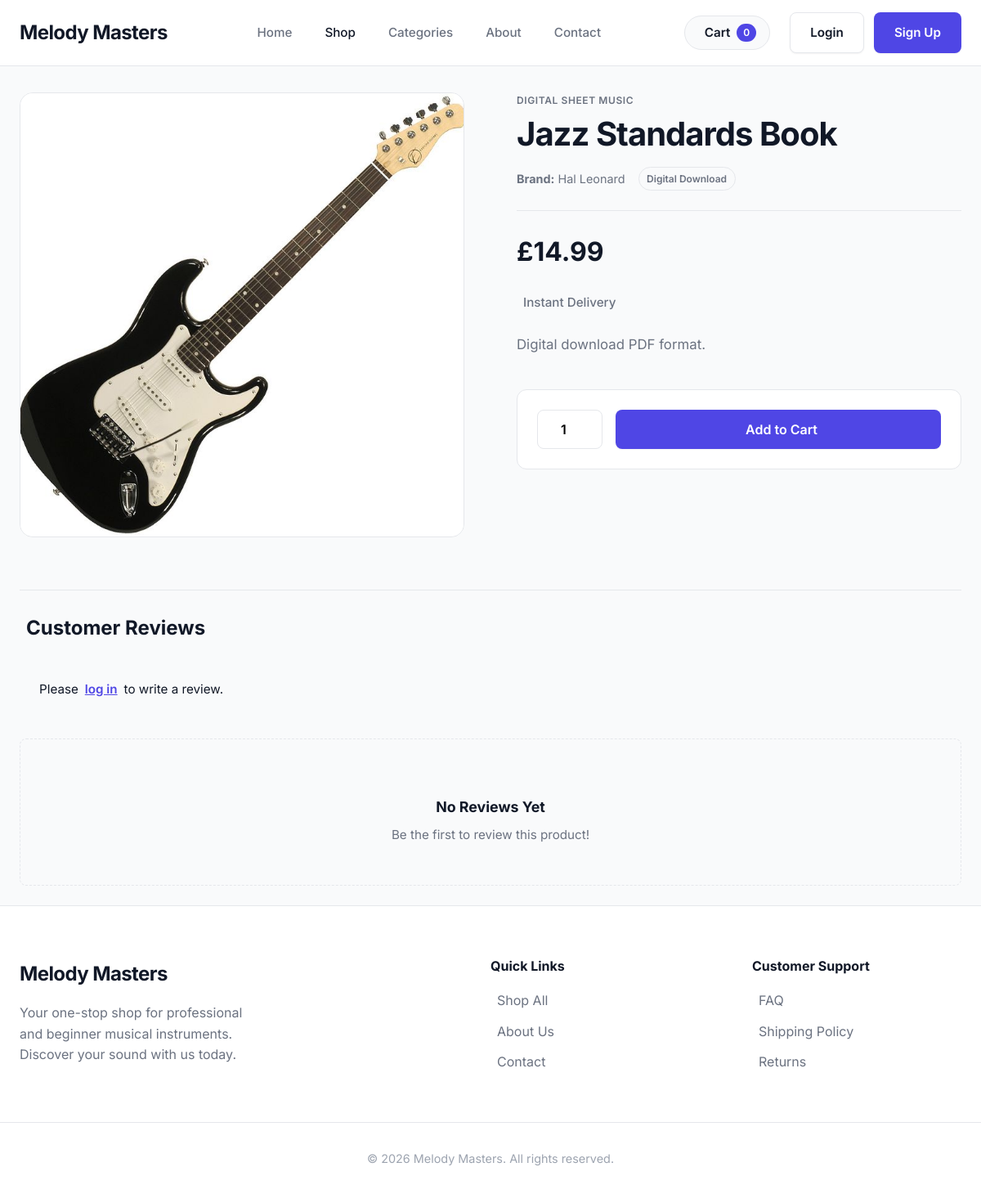
/product.php?id=21, run on the app's committed database.
### tables this page shows
CREATE TABLE IF NOT EXISTS products (
    id INT AUTO_INCREMENT PRIMARY KEY,
    category_id INT,
    name VARCHAR(255) NOT NULL,
    description TEXT,
    brand VARCHAR(255),
    price DECIMAL(10, 2) NOT NULL,
    shipping_cost DECIMAL(10, 2) NOT NULL DEFAULT 0.00,
    stock INT NOT NULL DEFAULT 0,
    is_digital BOOLEAN DEFAULT FALSE,
    image VARCHAR(255),
    FOREIGN KEY (category_id) REFERENCES categories(id) ON DELETE SET NULL
);

CREATE TABLE IF NOT EXISTS categories (
    id INT AUTO_INCREMENT PRIMARY KEY,
    name VARCHAR(255) NOT NULL,
    parent_id INT DEFAULT NULL,
    FOREIGN KEY (parent_id) REFERENCES categories(id) ON DELETE SET NULL
);

### includes/functions.php (called while the page is built, shortened)
<?php
function isLoggedIn() {
    return isset($_SESSION['user_id']);
}
function formatPrice($price) {
    return '£' . number_format($price, 2);
}
?>

### product.php (the view, shortened to what this page needs)
<?php
require_once 'includes/functions.php';
$product_id = isset($_GET['id']) ? (int)$_GET['id'] : 0;
try {
    $stmt = $pdo->prepare("SELECT p.*, c.name as category_name
                           FROM products p
                           LEFT JOIN categories c ON p.category_id = c.id
                           WHERE p.id = ?");
    $stmt->execute([$product_id]);
    $product = $stmt->fetch();
    $revStmt = $pdo->prepare("SELECT r.*, u.name as user_name FROM reviews r JOIN users u ON r.user_id = u.id WHERE r.product_id = ? ORDER BY r.created_at DESC");
    $revStmt->execute([$product_id]);
    $reviews = $revStmt->fetchAll();
    $has_purchased = false;
} catch(PDOException $e) {
    die("Error loading product.");
}
require_once 'includes/header.php';
?>
<div class="container" style="margin-top: 2rem;">
    <div class="single-product">
        <div class="single-product-gallery">
            <img src="/melody-masters/assets/images/<?php echo htmlspecialchars($product['image']); ?>" alt="<?php echo htmlspecialchars($product['name']); ?>" onerror="this.src='/melody-masters/assets/images/accessories.jpeg'">
        </div>
        <div class="single-product-info">
            <span class="category"><?php echo htmlspecialchars($product['category_name'] ?? ''); ?></span>
            <h1><?php echo htmlspecialchars($product['name']); ?></h1>
            <div class="single-product-meta">
                <p><strong>Brand:</strong> <?php echo htmlspecialchars($product['brand']); ?></p>
                <?php if($product['is_digital']): ?>
                    <span class="badge badge-neutral"><i class="ph ph-download-simple"></i> Digital Download</span>
                <?php else: ?>
                    <span class="badge badge-neutral"><i class="ph ph-package"></i> Physical Product</span>
                <?php endif; ?>
            </div>
            <div class="price"><?php echo formatPrice($product['price']); ?></div>
            <?php if(!$product['is_digital']): ?>
            <div style="font-size: 0.95rem; color: var(--text-muted); margin-bottom: 1.5rem; display: flex; align-items: center; gap: 0.5rem; font-weight: 500;">
                <i class="ph ph-truck"></i>
                <?php
                if ($product['price'] >= 100) {
                    echo "<span style='color: var(--success-text);'>Free Delivery</span>";
                } else {
                    $estimated = 10.00 + (float)($product['shipping_cost'] ?? 0);
                    echo "Shipping from " . formatPrice($estimated) . " <span style='color: var(--success-text); font-size: 0.85rem; margin-left: 0.5rem;'>(Free over £100)</span>";
                }
                ?>
            </div>
            <?php else: ?>
            <div style="font-size: 0.95rem; color: var(--text-muted); margin-bottom: 1.5rem; display: flex; align-items: center; gap: 0.5rem; font-weight: 500;">
                <i class="ph ph-cloud-arrow-down"></i> Instant Delivery
            </div>
            <?php endif; ?>
            <p class="description"><?php echo nl2br(htmlspecialchars($product['description'])); ?></p>
            <form action="/melody-masters/cart_action.php" method="POST" class="add-to-cart-form">
                <?php if($product['stock'] > 0 || $product['is_digital']): ?>
                    <input type="number" name="quantity" class="qty-input" value="1" min="1" max="<?php echo $product['is_digital'] ? 1 : $product['stock']; ?>">
                    <button type="submit" class="btn btn-primary"><i class="ph ph-shopping-cart-simple"></i> Add to Cart</button>
                <?php else: ?>
                    <button class="btn btn-secondary" disabled style="width: 100%;"><i class="ph ph-x-circle"></i> Out of Stock</button>
                <?php endif; ?>
            </form>
        </div>
    </div>
    <div class="reviews-section" style="margin-top: 4rem; padding-top: 2rem; border-top: 1px solid var(--border-color);" id="review">
        <h2 style="font-size: 1.5rem; margin-bottom: 2rem; display: flex; align-items: center; gap: 0.5rem;"><i class="ph ph-star"></i> Customer Reviews</h2>
        <?php if(isLoggedIn()): ?>
            <?php if($has_purchased): ?>
                <div style="background: var(--bg-color); padding: 1.5rem; border-radius: var(--radius-lg); border: 1px solid var(--border-color); margin-bottom: 2rem;">
                    <h3 style="margin-bottom: 1rem; font-size: 1.1rem; display: flex; align-items: center; gap: 0.5rem;"><i class="ph ph-pencil-simple"></i> Write a Review</h3>
                    <form action="/melody-masters/product.php?id=<?php echo $product['id']; ?>#review" method="POST">
                        <div style="display: flex; gap: 1rem; margin-bottom: 1rem;">
                            <div class="form-group" style="margin-bottom: 0; width: 120px;">
                                <label>Rating</label>
                                <select name="rating" class="form-control" required style="padding-left: 0.5rem;">
                                    <option value="5">5 - Excellent</option>
                                    <option value="4">4 - Good</option>
                                    <option value="3">3 - Average</option>
                                    <option value="2">2 - Poor</option>
                                    <option value="1">1 - Terrible</option>
                                </select>
                            </div>
                        </div>
                        <div class="form-group">
                            <label>Your Review</label>
                            <textarea name="comment" class="form-control" rows="3" required placeholder="What did you think about this product?"></textarea>
                        </div>
                        <button type="submit" name="submit_review" class="btn btn-primary"><i class="ph ph-paper-plane-right"></i> Submit Review</button>
                    </form>
                </div>
            <?php elseif($_SESSION['role'] === 'Customer'): ?>
                <div class="alert alert-warning" style="margin-bottom: 2rem;">
                    <i class="ph ph-shopping-cart"></i> You must purchase this product to write a review.
                </div>
            <?php endif; ?>
        <?php else: ?>
            <div class="alert alert-info" style="margin-bottom: 2rem;">
                <i class="ph ph-info"></i> Please <a href="/melody-masters/login.php?redirect=product.php?id=<?php echo $product['id']; ?>#review" style="font-weight: 600; text-decoration: underline;">log in</a> to write a review.
            </div>
        <?php endif; ?>
        <?php if(empty($reviews)): ?>
            <div class="alert alert-info" style="display: flex; flex-direction: column; align-items: center; justify-content: center; padding: 3rem 1rem; background: transparent; border: 1px dashed var(--border-color);">
                <h3 style="margin-bottom: 0.25rem;">No Reviews Yet</h3>
                <p style="color: var(--text-muted); margin: 0;">Be the first to review this product!</p>
            </div>
        <?php endif; ?>
    </div>
</div>
<?php require_once 'includes/footer.php'; ?>

### css/style.css (style rules this page uses)
:root { --primary-color: #111827; --primary-hover: #374151; --secondary-color: #6B7280; --accent-color: #4F46E5; --accent-hover: #4338CA; --bg-color: #F9FAFB; --surface-color: #FFFFFF; --text-main: #111827; --text-muted: #6B7280; --text-light: #9CA3AF; --border-color: #E5E7EB; --border-light: #F3F4F6; --success-bg: #ECFDF5; --success-text: #059669; --error-bg: #FEF2F2; --error-text: #DC2626; --warning-bg: #FFFBEB; --warning-text: #D97706; --radius-sm: 4px; --radius-md: 8px; --radius-lg: 12px; --radius-xl: 16px; --radius-full: 9999px; --shadow-sm: 0 1px 2px 0 rgba(0, 0, 0, 0.05); --shadow-md: 0 4px 6px -1px rgba(0, 0, 0, 0.1), 0 2px 4px -1px rgba(0, 0, 0, 0.06); --shadow-lg: 0 10px 15px -3px rgba(0, 0, 0, 0.1), 0 4px 6px -2px rgba(0, 0, 0, 0.05); --shadow-xl: 0 20px 25px -5px rgba(0, 0, 0, 0.1), 0 10px 10px -5px rgba(0, 0, 0, 0.04); --font-sans: 'Inter', -apple-system, BlinkMacSystemFont, "Segoe UI", Roboto, Helvetica, Arial, sans-serif; --transition-speed: 0.2s; }
* { margin: 0; padding: 0; box-sizing: border-box; font-family: var(--font-sans); }
body { background-color: var(--bg-color); color: var(--text-main); line-height: 1.6; display: flex; flex-direction: column; min-height: 100vh; -webkit-font-smoothing: antialiased; -moz-osx-font-smoothing: grayscale; }
a { text-decoration: none; color: var(--accent-color); transition: color var(--transition-speed) ease; }
h1, h2, h3, h4, h5, h6 { font-weight: 700; color: var(--text-main); line-height: 1.2; }
img { max-width: 100%; height: auto; display: block; }
.container { width: 100%; max-width: 1280px; margin: 0 auto; padding: 0 1.5rem; }
.btn { display: inline-flex; align-items: center; justify-content: center; gap: 0.5rem; padding: 0.75rem 1.5rem; font-size: 0.95rem; font-weight: 600; border-radius: var(--radius-md); cursor: pointer; border: 1px solid transparent; transition: all var(--transition-speed) ease; text-align: center; user-select: none; }
.btn-primary { background-color: var(--accent-color); color: var(--surface-color); box-shadow: var(--shadow-sm); }
.category { font-size: 0.75rem; font-weight: 600; color: var(--text-muted); text-transform: uppercase; letter-spacing: 0.05em; margin-bottom: 0.5rem; }
.price { font-size: 1.25rem; font-weight: 700; color: var(--primary-color); }
.single-product { display: grid; grid-template-columns: 1fr 1fr; gap: 4rem; margin-top: 2rem; }
.single-product-gallery { border-radius: var(--radius-xl); overflow: hidden; background: var(--surface-color); border: 1px solid var(--border-color); aspect-ratio: 1/1; display: flex; align-items: center; justify-content: center; }
.single-product-gallery img { width: 100%; height: 100%; object-fit: cover; }
.single-product-info { display: flex; flex-direction: column; }
.single-product-info h1 { font-size: 2.5rem; margin-bottom: 1rem; letter-spacing: -0.025em; }
.single-product-meta { display: flex; align-items: center; gap: 1rem; margin-bottom: 1.5rem; padding-bottom: 1.5rem; border-bottom: 1px solid var(--border-color); }
.single-product-meta p { color: var(--text-muted); font-size: 0.9rem; margin: 0; }
.single-product-info .price { font-size: 2rem; margin-bottom: 1.5rem; }
.single-product-info .description { color: var(--secondary-color); font-size: 1.05rem; line-height: 1.8; margin-bottom: 2.5rem; }
.add-to-cart-form { background: var(--surface-color); padding: 1.5rem; border-radius: var(--radius-lg); border: 1px solid var(--border-color); display: flex; flex-wrap: wrap; align-items: center; gap: 1rem; }
.qty-input { width: 80px; height: 48px; padding: 0.5rem; border: 1px solid var(--border-color); border-radius: var(--radius-md); text-align: center; font-size: 1rem; font-weight: 600; }
.add-to-cart-form .btn-primary { height: 48px; flex: 1; font-size: 1rem; }
.alert { padding: 1rem; border-radius: var(--radius-md); margin-bottom: 1.5rem; font-size: 0.95rem; display: flex; align-items: center; gap: 0.5rem; }
:root { --sidebar-width: 260px; --sidebar-collapsed-width: 72px; }
.badge { display: inline-flex; align-items: center; padding: 0.25rem 0.6rem; border-radius: var(--radius-full); font-size: 0.75rem; font-weight: 600; }
.badge-neutral { background: var(--bg-color); color: var(--text-muted); border: 1px solid var(--border-color); }

### data on the page
products: image (picture), category.name "DIGITAL SHEET MUSIC", name "Jazz Standards Book", brand "Hal Leonard", price "£14.99", description "Digital download PDF format.", quantity "1"

### other printed values
getCartCount() "0"
